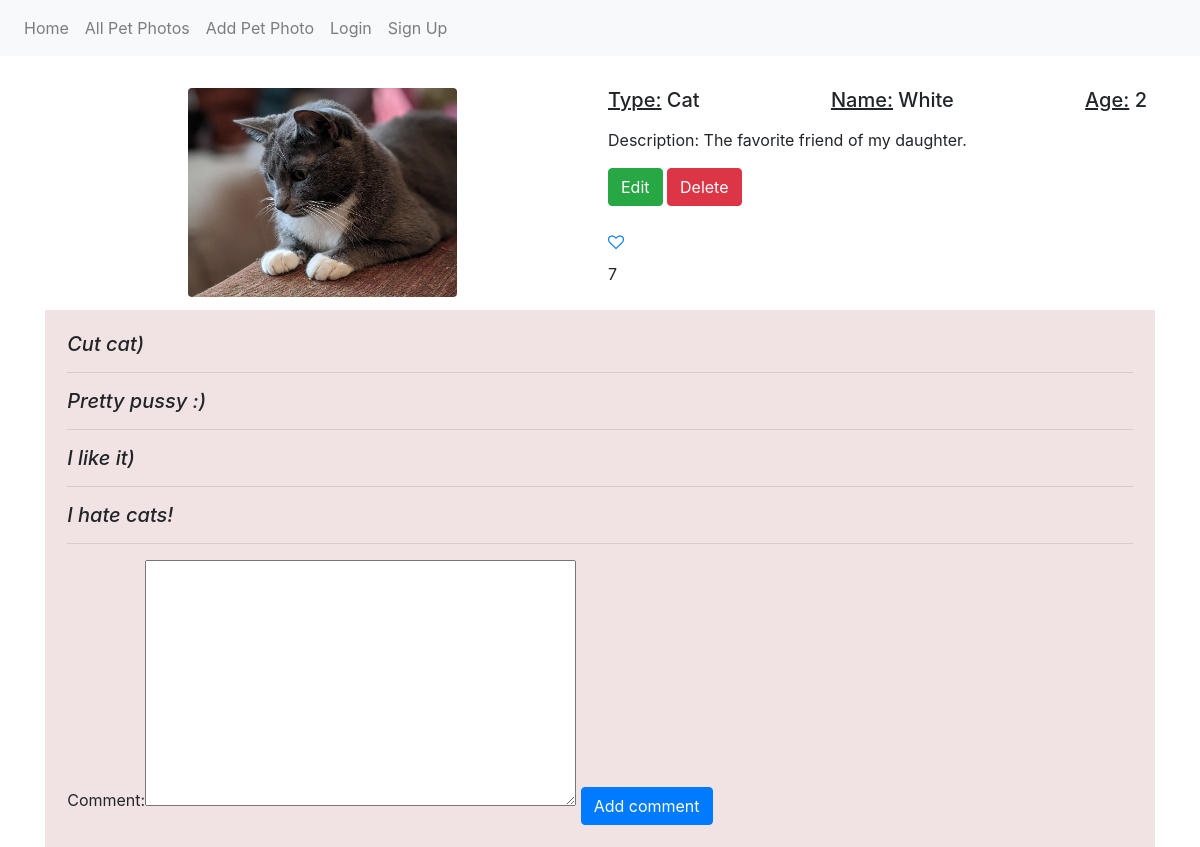
The page /pets/details/1/ on the database its author committed.
### pets/models.py (models this page shows, shortened)
class Pet(models.Model):
    PET_TYPES = (
        ('Dog', 'dog'),
        ('Cat', 'cat'),
        ('Parrot', 'parrot'),
        ('UNKNOWN', 'unknown'),
    )
    type = models.CharField(max_length=7, choices=PET_TYPES, default='UNKNOWN')
    name = models.CharField(max_length=6, blank=False)
    age = models.IntegerField(blank=False)
    description = models.TextField(blank=False)
    image = models.ImageField(upload_to='images')
    class Meta:
        ordering = ['id']

### common/models.py (models this page shows)
class Comment(models.Model):
    pet = models.ForeignKey(Pet, on_delete=models.CASCADE)
    comment = models.TextField(blank=False)
    def __str__(self):
        return self.comment

### pets/views.py (the view, shortened to what this page needs)
def show_pets_details_and_commits(request, pk):
    pet = Pet.objects.get(pk=pk)
    context = {"pet": pet, "comment": CommentForm()}
    return render(request, 'pets/pet_detail.html', context)

### common/forms.py
class CommentForm(forms.ModelForm):
    class Meta:
        model = Comment
        fields = ('comment',)

### templates/pets/pet_detail.html (shortened to what this page needs)
{% extends 'landing_page.html' %}
{% load static %}
{% block container %}
    <div class="container">
        <div class="d-flex">
            <div class="d-inline p-2 w-50">
                <img src="{{ pet.image.url }}" class="w-50 rounded mx-auto d-block">
            </div>
            <div class="d-inline p-2 w-50">
                <div class="d-flex justify-content-between">
                    <h5><u>Type:</u> {{ pet.type }}</h5>
                    <h5><u>Name:</u> {{ pet.name }}</h5>
                    <h5><u>Age:</u> {{ pet.age }}</h5>
                </div>
                <p class="mt-2">Description: {{ pet.description }}</p>
                <div>
                    <a href="{% url 'pets_edit' pet.pk %}" class="btn btn-success">Edit</a>
                    <a href="{% url 'pet_delete' pet.pk %}" class="btn btn-danger">Delete</a>
                </div>
                <br>
				<a href="{% url 'like pet' pet.id %}"><i class="fa fa-heart-o" aria-hidden="true"></i></a>
                <p class="mt-2">{{ pet.like_set.count }}</p>
            </div>
         </div>
        <div class="d-block" style="background-color: #f1e3e3; padding:2%">
            {% if pet.comment_set.count > 0 %}
                {% for comment in pet.comment_set.all %}
                <div class="box">
                    <h5><em>{{ comment }}</em></h5>
                    <hr>
                </div>
                {% endfor %}
            {% else %}
                <div class="box">
                    <h3>There are no comments for this pet. </h3>
                </div>
            {% endif %}
            <div class="box">
                <form method="post" action="{% url 'pet details' pet.pk %}">
                    {{ comment }}
                    <button class="btn btn-primary mt-2" type="submit">Add comment</button>
                </form>
            </div>
        </div>
    </div>
{% endblock container %}

### rows shown on the page
Pet: image (picture), type "Cat", name "White", age "2", description "The favorite friend of my daughter.", like_set.count "7"
Comment: comment "Cut cat)"
Comment: comment "Pretty pussy :)"
Comment: comment "I like it)"
Comment: comment "I hate cats!"
